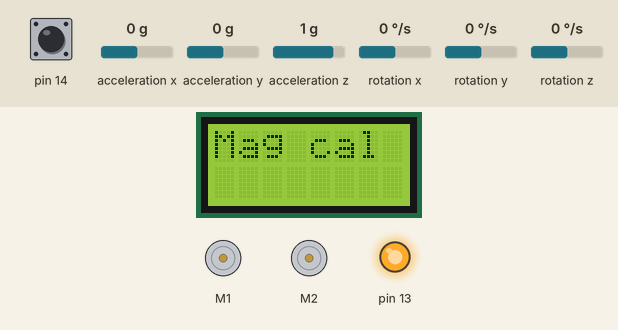
Bench run of a sketch on a simulated Arduino Leonardo, built with avr-gcc and run on an emulated ATmega32U4. Parts: 8×2 character LCD, 2 × DC motor (green arrow = forward, orange = backward, longer = faster), output pins drawn as LEDs (lit = HIGH). The test bench sets the inputs (shaded band); at power-on: pin 14 HIGH, acceleration x 0 g, acceleration y 0 g, acceleration z 1 g, rotation x 0 °/s, rotation y 0 °/s, rotation z 0 °/s.

Above: at 0.1 s.
At 1.3 s:
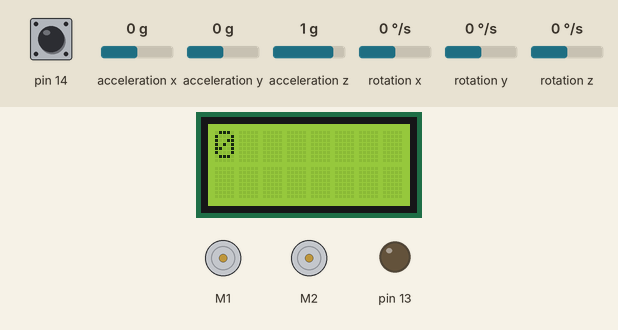
1.4 s: pin 14 pulled LOW for 0.15 s
At 3.0 s:
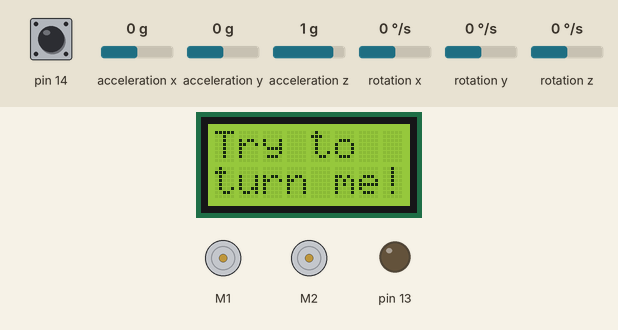
Timing chart, 0 to 4.5 s (numbered marks = the images above; inputs shaded):
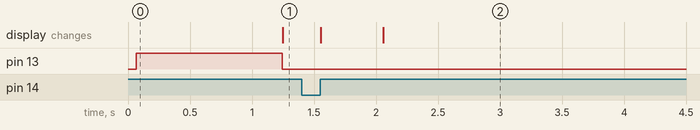

The sketch:

RotationResistmag.ino
```cpp
/* This demo shows how the Zumo can use its gyroscope to detect
when it is being rotated, and use the motors to resist that
rotation.

This code was tested on a Zumo with 4 NiMH batteries and two 75:1
HP micro metal gearmotors.  If you have different batteries or
motors, you might need to adjust the PID constants.

Be careful to not move the robot for a few seconds after starting
it while the gyro is being calibrated.  During the gyro
calibration, the yellow LED is on and the words "Gyro cal" are
shown on the display.

After the gyro calibration is done, press button A to start the
demo.  If you try to turn the Zumo, or put it on a surface that
is turning, it will drive its motors to counteract the turning.

This demo only uses the Z axis of the gyro, so it is possible to
pick up the Zumo, rotate it about its X and Y axes, and then put
it down facing in a new position. */

#include <Wire.h>
#include <Zumo32U4.h>

// This is the maximum speed the motors will be allowed to turn.
// A maxSpeed of 400 lets the motors go at top speed.  Decrease
// this value to impose a speed limit.
const int16_t maxSpeed = 400;

// Change next line to this if you are using the older Zumo 32U4
// with a black and green LCD display:
 Zumo32U4LCD display;
//Zumo32U4OLED display;

Zumo32U4ButtonA buttonA;
Zumo32U4Motors motors;
Zumo32U4IMU imu;

#include "TurnSensor.h"

void setup()
{
  turnSensorSetup();
  delay(500);
  turnSensorReset();

  display.clear();
  display.print(F("Try to"));
  display.gotoXY(0, 1);
  display.print(F("turn me!"));
}

void loop()
{
  // Read the gyro to update turnAngle, the estimation of how far
  // the robot has turned, and turnRate, the estimation of how
  // fast it is turning.
  turnSensorUpdate();

  // Calculate the motor turn speed using proportional and
  // derivative PID terms.  Here we are a using a proportional
  // constant of 56 and a derivative constant of 1/20.
  int32_t turnSpeed = -(int32_t)turnAngle / (turnAngle1 / 56)
    - turnRate / 20;

  // Constrain our motor speeds to be between
  // -maxSpeed and maxSpeed.
  turnSpeed = constrain(turnSpeed, -maxSpeed, maxSpeed);

  motors.setSpeeds(-turnSpeed, turnSpeed);
}
```

TurnSensor.h
```cpp
// Turnsensor.h provides functions for configuring the
// Zumo 32U4's gyro, calibrating it, and using it to
// measure how much the robot has turned about its Z axis.
//
// This file should be included once in your sketch,
// somewhere after you define objects named buttonA,
// display, and imu.

#pragma once

#include <Wire.h>

// These constants represent turns of 45, 90, and approximately 1 degree.
const int32_t turnAngle45 = 0x20000000;
const int32_t turnAngle90 = turnAngle45 * 2;
const int32_t turnAngle1 = (turnAngle45 + 22) / 45;

uint32_t turnAngle = 0; // The amount the robot has turned since the last reset
int16_t turnRate; // The current angular rate of the magnetometer
int16_t magOffset; // The average reading obtained from the magnetometer's Z axis during calibration
uint16_t magLastUpdate = 0; // Helps keep track of how much time has passed between readings


// This should be called to set the starting point for measuring
// a turn.  After calling this, turnAngle will be 0.
void turnSensorReset()
{
  magLastUpdate = micros();
  turnAngle = 0;
}

// Read the gyro and update the angle.  This should be called as
// frequently as possible while using the gyro to do turns.
void turnSensorUpdate()
{
  // Read the measurements from the magnetometer.
  imu.read();
  turnRate = imu.m.z - magOffset;

  // Figure out how much time has passed since the last update (dt)
  uint16_t m = micros();
  uint16_t dt = m - magLastUpdate;
  magLastUpdate = m;

  // Multiply dt by turnRate in order to get an estimation of how
  // much the robot has turned since the last update.
  // (angular change = angular velocity * time)
  int32_t d = (int32_t)turnRate * dt;

  // The units of d are gyro digits times microseconds.  We need
  // to convert those to the units of turnAngle, where 2^29 units
  // represents 45 degrees.  The conversion from gyro digits to
  // degrees per second (dps) is determined by the sensitivity of
  // the gyro: 0.07 degrees per second per digit.
  //
  // (0.07 dps/digit) * (1/1000000 s/us) * (2^29/45 unit/degree)
  // = 14680064/17578125 unit/(digit*us)
  turnAngle += (int64_t)d * 14680064 / 17578125;
}

/* This should be called in setup() to enable and calibrate the
gyro.  It uses the display, yellow LED, and button A.  While the
display shows "Gyro cal", you should be careful to hold the robot
still.

The digital zero-rate level of the gyro can be as high as
25 degrees per second, and this calibration helps us correct for
that. */
void turnSensorSetup()
{
  Wire.begin();
  imu.init();
  imu.enableDefault();
  imu.configureForTurnSensing();

   display.clear();
  display.print(F("Mag cal"));

  ledYellow(1);
  delay(500);

  // Calibrate the magnetometer.
  int32_t total = 0;
  int targ = 256;
  for (uint16_t i = 0; i < targ; i++)
  {
    // Wait for new data to be available, then read it.
    while(!imu.magDataReady()) {}
    imu.read();
    total += imu.m.z;
    display.gotoXY(0, 1);
    display.print(i);
    display.print("/");
    display.print(targ);

  }
  ledYellow(0);
  magOffset = total / targ;

  // Display the angle (in degrees from -180 to 180) until the
  // user presses A.
  display.clear();
  turnSensorReset();
  while (!buttonA.getSingleDebouncedRelease())
  {
    turnSensorUpdate();
    display.gotoXY(0, 0);
    display.print((((int32_t)turnAngle >> 16) * 360) >> 16);
    display.print(F("   "));
  }
  display.clear();
}
```

Measured:
- after the input at 1.4 s, the display: first changes after 0.15 s (image 2 shows a later state)
